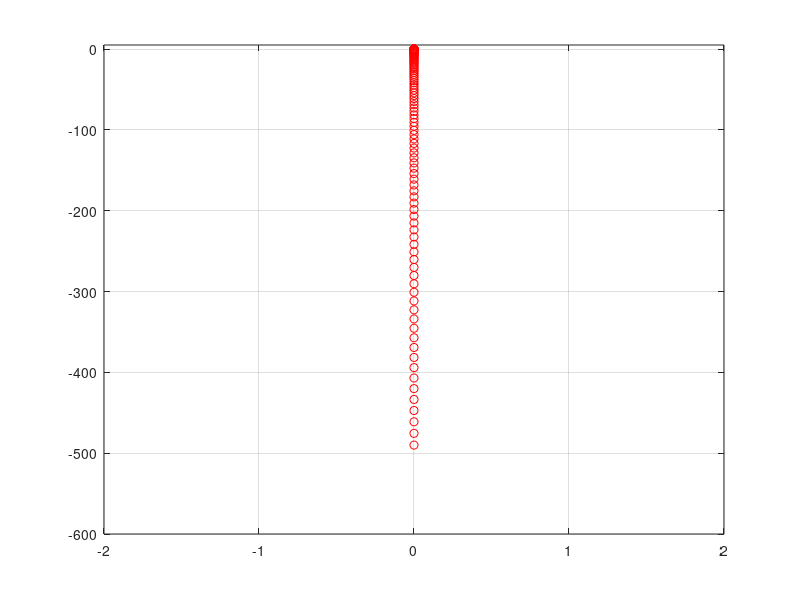

Recreate this plot in MATLAB.
clc;clear;
dt = .01;
t = 0:dt:1;

vo = 0;     h = 0;  g = -9.8;
plot(0,h,'ro'); grid; axis([-2 2, -600 5]);
hold on;

for i = 1:length(t)
    vf = vo+g*t(i);
    h = vo*t(i)+.5*g*t(i)*t(i);
    plot(0,h,'ro');
    vo = vf;
    pause(.1);
end